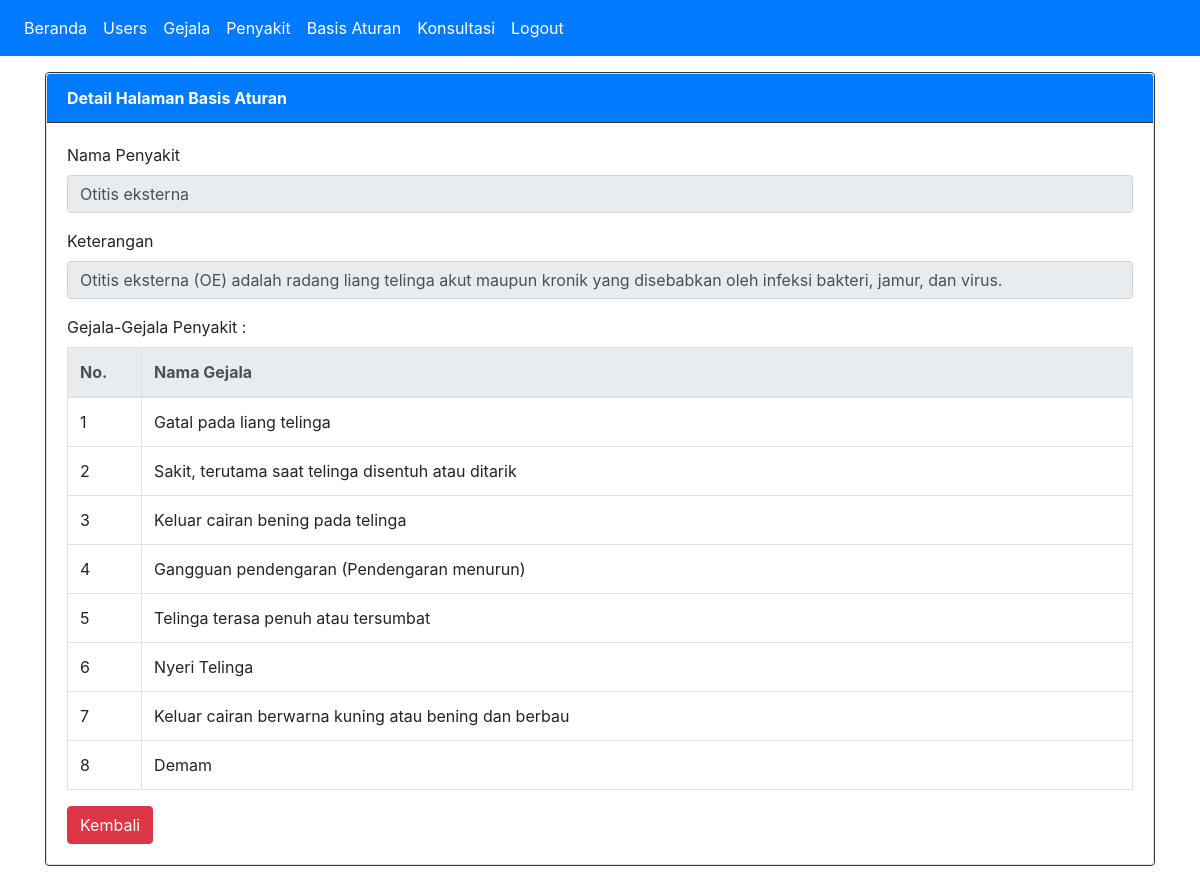
The app's page /index.php?page=aturan&action=detail&id=3 (signed in) with its own data.
### tables this page shows
CREATE TABLE `basis_aturan` (
  `id_aturan` int(11) NOT NULL,
  `id_penyakit` int(11) NOT NULL
);

CREATE TABLE `penyakit` (
  `id_penyakit` int(11) NOT NULL,
  `nama_penyakit` varchar(50) NOT NULL,
  `keterangan` text NOT NULL,
  `solusi` text NOT NULL
);

CREATE TABLE `detail_basis_aturan` (
  `id_aturan` int(11) NOT NULL,
  `id_gejala` int(11) NOT NULL
);

CREATE TABLE `gejala` (
  `id_gejala` int(11) NOT NULL,
  `nama_gejala` varchar(200) NOT NULL
);

### detail_aturan.php (the view, shortened to what this page needs)
<?php
$id_aturan=$_GET['id'];
$sql = "SELECT basis_aturan.id_aturan, basis_aturan.id_penyakit, penyakit.nama_penyakit,
               penyakit.keterangan
        FROM basis_aturan INNER JOIN penyakit ON basis_aturan.id_penyakit= penyakit.id_penyakit
         WHERE basis_aturan.id_aturan='$id_aturan'";
$result = $conn->query($sql);
$row = $result->fetch_assoc();
?>
<div class="row">
    <div class="col-sm-12">
        <form action="" method="POST">
            <div class="card border-dark">
                <div class="card">
                    <div class="card-header bg-primary text-white border-dark"><strong>Detail Halaman Basis Aturan</strong></div>
                    <div class="card-body">
                        <div class="form-group">
                            <label for="">Nama Penyakit</label>
                            <input type="text" class="form-control" value="<?php echo $row['nama_penyakit'] ?>" name="nama" readonly>
                        </div>
                        <div class="form-group">
                            <label for="">Keterangan</label>
                            <input type="text" class="form-control" value="<?php echo $row['keterangan'] ?>" name="ket" readonly>
                        </div>
                        <label for="">Gejala-Gejala Penyakit :</label>
                        <table class="table table-bordered">
                            <thead class="thead-light">
                                <tr>
                                    <th width="40px">No.</th>
                                    <th width="700px">Nama Gejala</th>
                                </tr>
                            </thead>
                            <tbody>
                            <?php
                                $no=1;
                                $sql = "SELECT detail_basis_aturan.id_aturan, detail_basis_aturan.id_gejala, gejala.nama_gejala
                                    FROM  detail_basis_aturan INNER JOIN gejala
                                    ON detail_basis_aturan.id_gejala= gejala.id_gejala
                                    WHERE detail_basis_aturan.id_aturan='$id_aturan'";
                                $result = $conn->query($sql);
                                while($row = $result->fetch_assoc()) {
                            ?>
                            <tr>
                                <td><?php echo $no++; ?></td>
                                <td><?php echo $row['nama_gejala']; ?></td>
                            </tr>
                            <?php
                                }
                            ?>
                            </tbody>
                        </table>
                    <a class="btn btn-danger" href="?page=aturan">Kembali</a>
                    </div>
                </div>
            </div>
        </form>
    </div>
</div>

### records on screen
basis_aturan: nama "Otitis eksterna", ket "Otitis eksterna (OE) adalah radang liang telinga akut maupun kronik yang disebabkan oleh infeksi bakteri, jamur, dan virus."
detail_basis_aturan: id_gejala.nama_gejala "Gatal pada liang telinga"
detail_basis_aturan: id_gejala.nama_gejala "Sakit, terutama saat telinga disentuh atau ditarik"
detail_basis_aturan: id_gejala.nama_gejala "Keluar cairan bening pada telinga"
detail_basis_aturan: id_gejala.nama_gejala "Gangguan pendengaran (Pendengaran menurun)"
detail_basis_aturan: id_gejala.nama_gejala "Telinga terasa penuh atau tersumbat"
detail_basis_aturan: id_gejala.nama_gejala "Nyeri Telinga"
detail_basis_aturan: id_gejala.nama_gejala "Keluar cairan berwarna kuning atau bening dan berbau"
detail_basis_aturan: id_gejala.nama_gejala "Demam"
